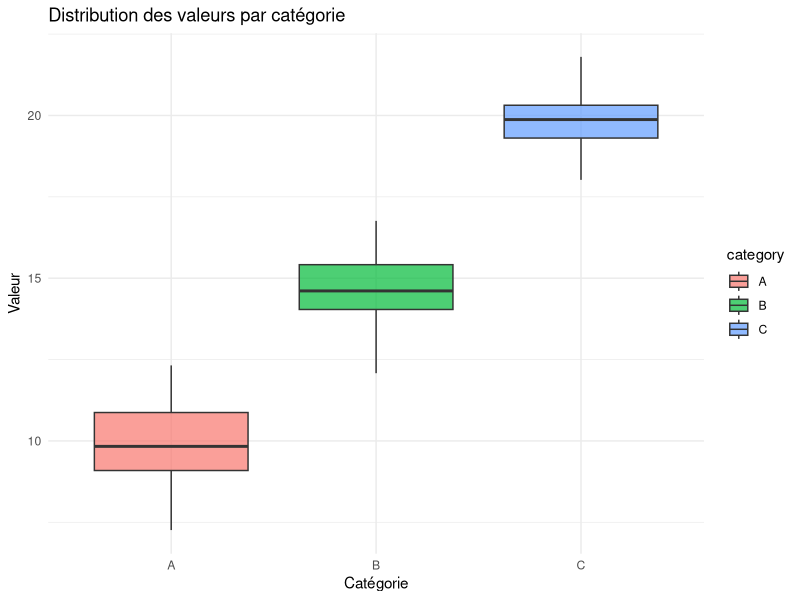

Recreate this plot in R.
# visualize.R

# Chargement du package
library(ggplot2)

# Données aléatoires
data <- data.frame(
  category = rep(c("A", "B", "C"), each = 50),
  value = c(rnorm(50, mean = 10),
            rnorm(50, mean = 15),
            rnorm(50, mean = 20))
)

# Boxplot
ggplot(data, aes(x = category, y = value, fill = category)) +
  geom_boxplot(alpha = 0.7) +
  labs(title = "Distribution des valeurs par catégorie",
       x = "Catégorie", y = "Valeur") +
  theme_minimal()

